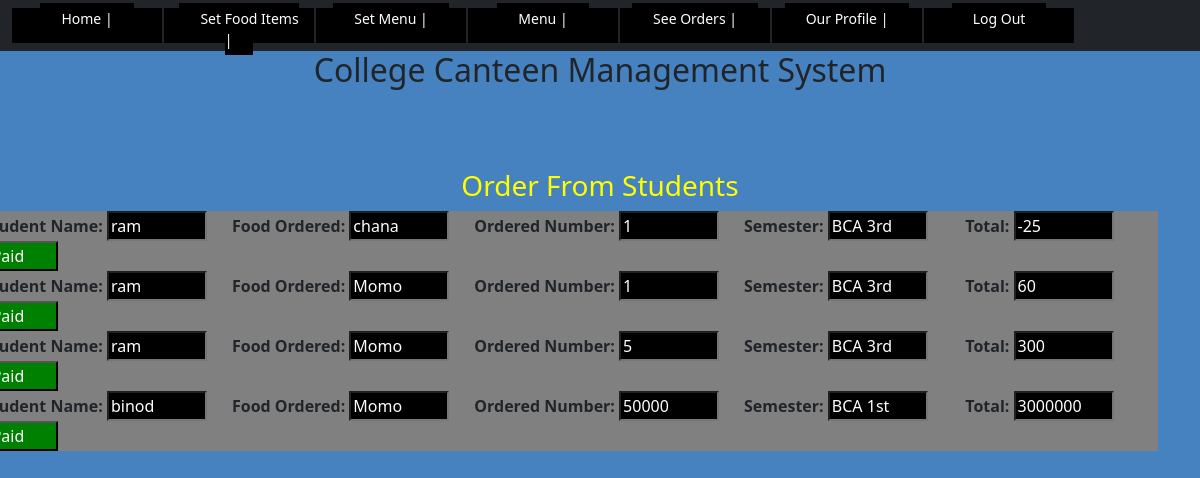
The page /seeorder.php on the database its author committed.
### tables this page shows
CREATE TABLE `stuorder` (
  `id` int(11) NOT NULL,
  `Oname` varchar(50) DEFAULT NULL,
  `Price` int(11) DEFAULT NULL,
  `Quantity` varchar(50) DEFAULT NULL,
  `studentOrder` int(11) DEFAULT NULL,
  `Photo` varchar(50) DEFAULT NULL,
  `sid` int(11) DEFAULT NULL,
  `total_bill` int(11) DEFAULT NULL
);

CREATE TABLE `students` (
  `id` int(11) NOT NULL,
  `Name` varchar(50) NOT NULL,
  `Contact` varchar(10) NOT NULL,
  `Email` varchar(50) NOT NULL,
  `Password` varchar(50) NOT NULL,
  `Semester` varchar(50) NOT NULL,
  `Question` varchar(50) NOT NULL,
  `Ans` varchar(50) NOT NULL
);

### seeorder.php (the view, shortened to what this page needs)
<?php
include('include/adminheader.php');
?>
<!DOCTYPE html>
<html lang="en">
<head>
</head>
<body>
<div class="container py-5">
    <div class="row mt-4">
    <?php
    include('db/connection.php');
    $q = "select * from stuorder LEFT JOIN students ON stuorder.sid = students.id ORDER BY Semester DESC";
    $result = $conn->query($q);
    if($result-> num_rows > 0){
            ?>
            <h3>Order From Students</h3>
            <?php while($row=$result->fetch_assoc())
        {  ?>
            <div>
                <form action="process/historyprocess.php" method="POST">
                &nbsp;&nbsp; &nbsp;&nbsp; Student Name:  <input type="text" name="sname" value="<?php echo $row['Name'];  ?>" readonly="readonly">&nbsp;&nbsp; &nbsp;&nbsp;
               Food Ordered:  <input type="text" name="oname" value="<?php echo $row['Oname'];  ?>" readonly="readonly">&nbsp;&nbsp; &nbsp;&nbsp;
               Ordered Number: <input type="number" name="order" value="<?php echo $row['studentOrder'];  ?>" readonly="readonly">&nbsp;&nbsp; &nbsp;&nbsp;
               Semester: <input type="text" name="Semester" value="<?php echo $row['Semester'];  ?>" readonly="readonly"> &nbsp;&nbsp;&nbsp;&nbsp; &nbsp;&nbsp;
               Total: <input type="number" name="bill" value="<?php echo $row['total_bill'];  ?>" readonly="readonly">
               <input type="submit" value="Paid" class="submit">
                </form>
            </div>
            <?php
        }
        ?>
            <?php
    }else{
        echo "<h2>No Records Found.</h2>";
    }
    ?>
    </div>
</div>
</body>
</html>

### seeorder.php (style rules this page uses)
body { background: #4682BF; }
form { width:1200px; background:grey; font-weight:bold; float:right; }
input { color:white; width: 100px; background:black; }
.submit { background:green; }
h3 { text-align:center; color:yellow; }

### rows shown on the page
stuorder: sname "ram", oname "chana", order "1", Semester "BCA 3rd", bill "-25"
stuorder: sname "ram", oname "Momo", order "1", Semester "BCA 3rd", bill "60"
stuorder: sname "ram", oname "Momo", order "5", Semester "BCA 3rd", bill "300"
stuorder: sname "binod", oname "Momo", order "50000", Semester "BCA 1st", bill "3000000"
